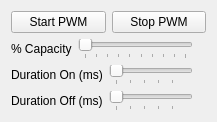
      <widget class="QWidget" name="highCurrentLedControlTab">
       <attribute name="title">
        <string>High Current Led Controls</string>
       </attribute>
       <layout class="QVBoxLayout" name="verticalLayout_11">
        <item>
         <layout class="QHBoxLayout" name="horizontalLayout_17">
          <item>
           <widget class="QPushButton" name="startPwmPushButton">
            <property name="text">
             <string>Start PWM</string>
            </property>
           </widget>
          </item>
          <item>
           <widget class="QPushButton" name="stopPwmPushButton">
            <property name="text">
             <string>Stop PWM</string>
            </property>
           </widget>
          </item>
         </layout>
        </item>
        <item>
         <layout class="QHBoxLayout" name="horizontalLayout_14">
          <item>
           <widget class="QLabel" name="label">
            <property name="text">
             <string>% Capacity</string>
            </property>
           </widget>
          </item>
          <item>
           <widget class="QSlider" name="percentCapacityHorizontalSlider">
            <property name="minimum">
             <number>10</number>
            </property>
            <property name="maximum">
             <number>100</number>
            </property>
            <property name="singleStep">
             <number>10</number>
            </property>
            <property name="pageStep">
             <number>20</number>
            </property>
            <property name="orientation">
             <enum>Qt::Horizontal</enum>
            </property>
            <property name="tickPosition">
             <enum>QSlider::TicksBelow</enum>
            </property>
            <property name="tickInterval">
             <number>10</number>
            </property>
           </widget>
          </item>
          <item>
           <widget class="QLabel" name="percentCapacityLabel">
            <property name="text">
             <string/>
            </property>
           </widget>
          </item>
         </layout>
        </item>
        <item>
         <layout class="QHBoxLayout" name="horizontalLayout_15">
          <item>
           <widget class="QLabel" name="label_3">
            <property name="text">
             <string>Duration On (ms)</string>
            </property>
           </widget>
          </item>
          <item>
           <widget class="QSlider" name="durationOnHorizontalSlider">
            <property name="minimum">
             <number>100</number>
            </property>
            <property name="maximum">
             <number>5000</number>
            </property>
            <property name="singleStep">
             <number>100</number>
            </property>
            <property name="pageStep">
             <number>1000</number>
            </property>
            <property name="orientation">
             <enum>Qt::Horizontal</enum>
            </property>
            <property name="tickPosition">
             <enum>QSlider::TicksBelow</enum>
            </property>
            <property name="tickInterval">
             <number>1000</number>
            </property>
           </widget>
          </item>
          <item>
           <widget class="QLabel" name="durationOnLabel">
            <property name="text">
             <string/>
            </property>
           </widget>
          </item>
         </layout>
        </item>
        <item>
         <layout class="QHBoxLayout" name="horizontalLayout_16">
          <item>
           <widget class="QLabel" name="label_5">
            <property name="text">
             <string>Duration Off (ms)</string>
            </property>
           </widget>
          </item>
          <item>
           <widget class="QSlider" name="durationOffHorizontalSlider">
            <property name="minimum">
             <number>100</number>
            </property>
            <property name="maximum">
             <number>5000</number>
            </property>
            <property name="singleStep">
             <number>100</number>
            </property>
            <property name="pageStep">
             <number>1000</number>
            </property>
            <property name="orientation">
             <enum>Qt::Horizontal</enum>
            </property>
            <property name="tickPosition">
             <enum>QSlider::TicksBelow</enum>
            </property>
            <property name="tickInterval">
             <number>1000</number>
            </property>
           </widget>
          </item>
          <item>
           <widget class="QLabel" name="durationOffLabel">
            <property name="text">
             <string/>
            </property>
           </widget>
          </item>
         </layout>
        </item>
       </layout>
      </widget>
